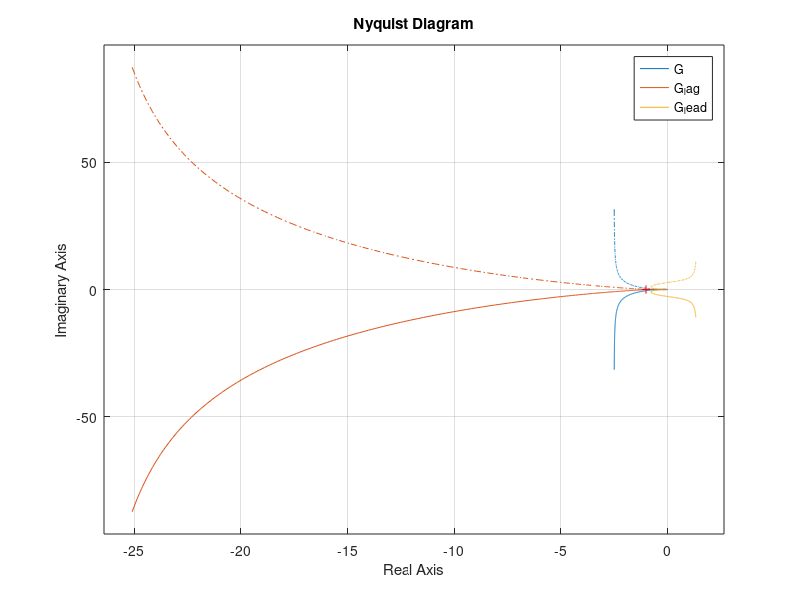
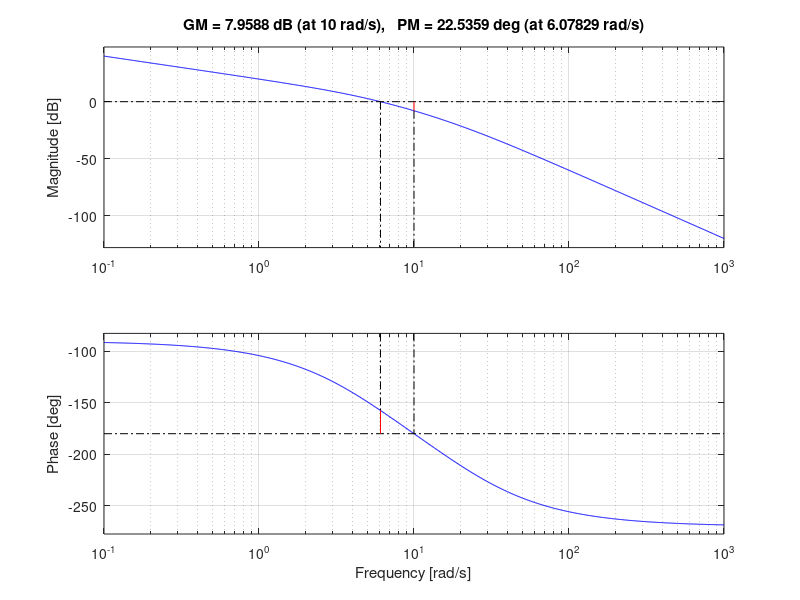
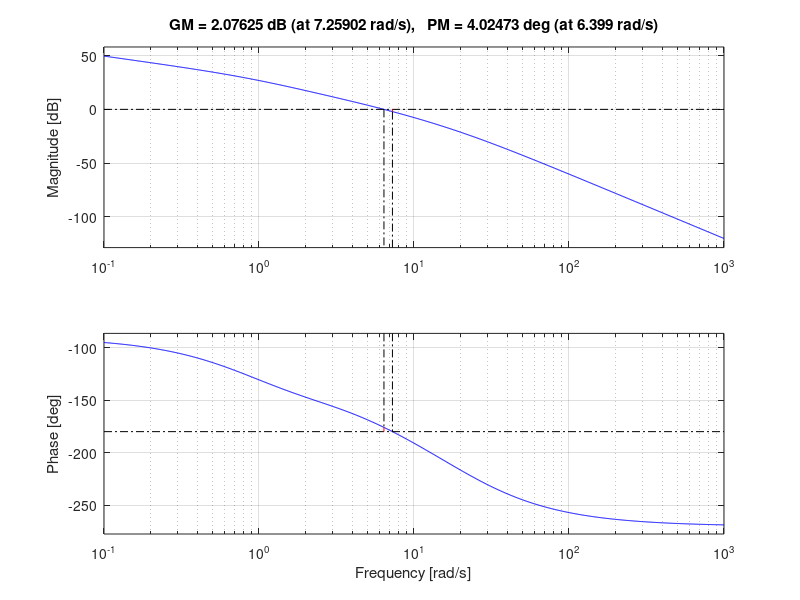
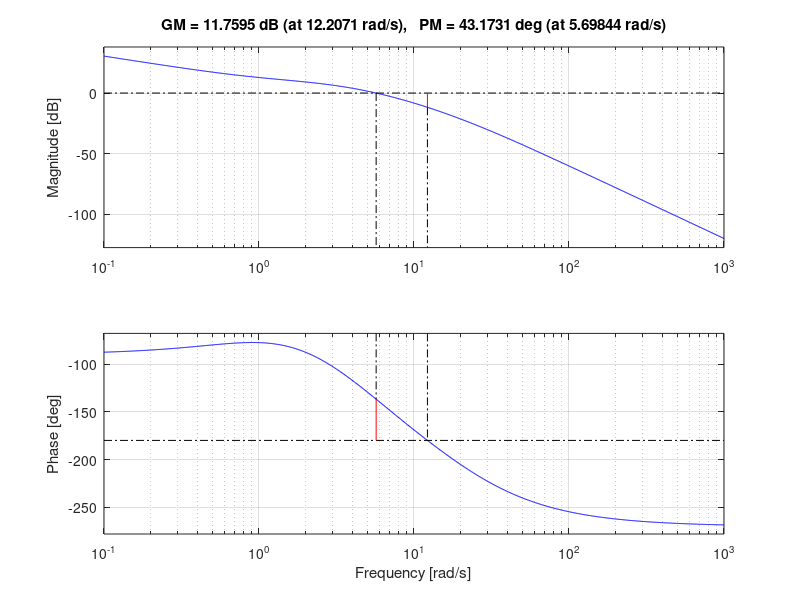

The MATLAB script that drew these images, in order:
G = zpk([], [0, -5, -20], 1000);
C1 = tf([1, 3], [1, 1]);
C2 = tf([1, 1], [1, 3]);
G_lag = G*C1;
G_lead = G*C2;
nyquist(G, G_lag, G_lead);
legend
figure;
margin(G);
figure;
margin(G_lag);
figure;
margin(G_lead);